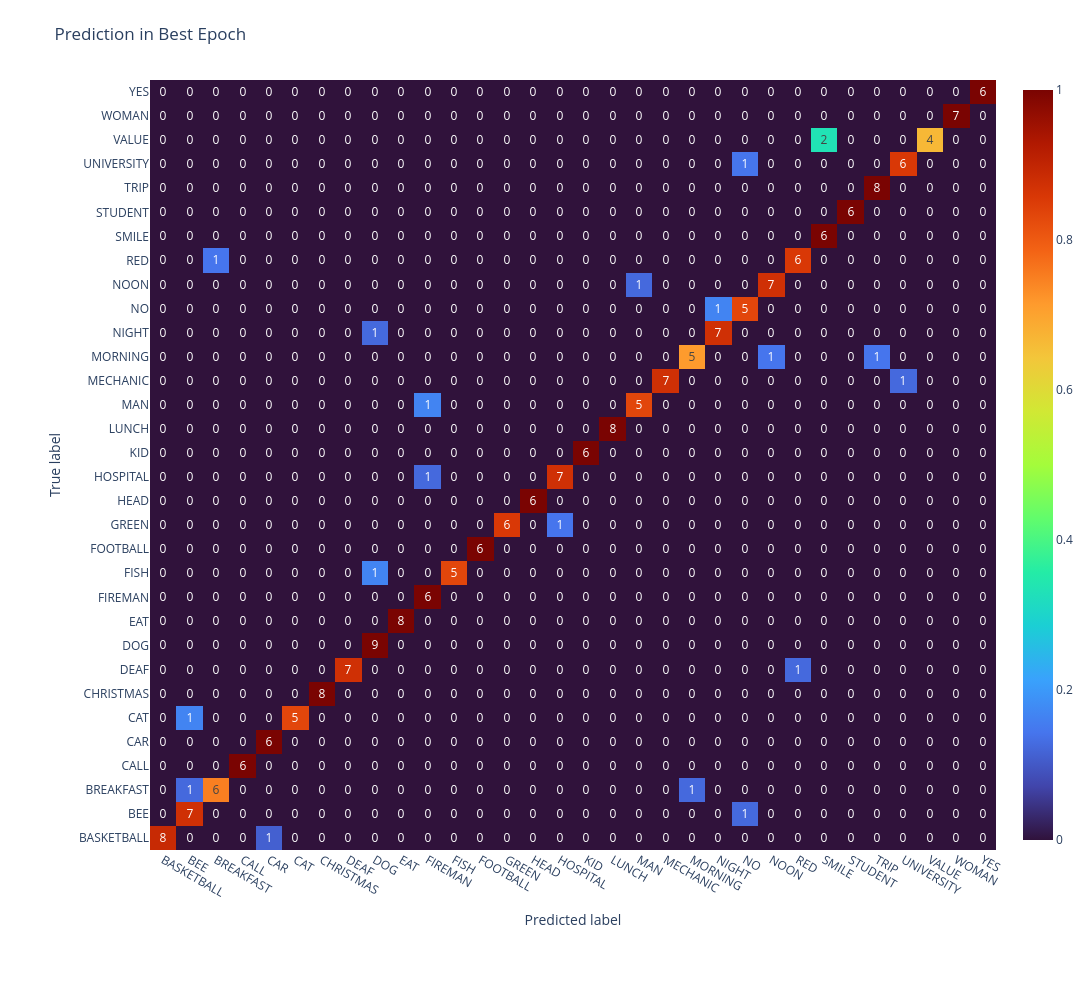

The notebook cell this image was saved under:
### Code cell
y_true = logs["best_labels"]
y_pred = logs["best_prediction"]

labels_names = val["id_to_label"]
labels_ids = np.arange(len(labels_names))

cm = confusion_matrix(y_true, y_pred, labels=labels_ids)
cm_norm = cm / cm.sum(axis=1, keepdims=True)

fig = go.Figure(data=go.Heatmap(
    z = cm_norm,
    zmin = 0,
    zmax = 1,
    x = labels_names,
    y = labels_names,
    colorscale="turbo",
    text=cm,
    texttemplate="%{text}",
    hovertemplate="True: %{y}<br>Pred: %{x}<extra></extra>"
))

fig.update_layout(
    title="Prediction in Best Epoch",
    xaxis_title="Predicted label",
    yaxis_title="True label",
    width=1200,
    height=1000,
    margin=dict(l=150, r=50, t=80, b=150)
)

fig.show()

### Figure 1 — Plotly figure (JSON) as saved in the notebook; plotly's stock layout.template omitted (floating-point values rounded to 4 significant figures; data arrays with more than 128 entries replaced by an {"elided": "..."} marker saying what was removed)
{"data": [{"colorscale": [[0, "#30123b"], [0.07143, "#4145ab"], [0.1429, "#4675ed"], [0.2143, "#39a2fc"], [0.2857, "#1bcfd4"], [0.3571, "#24eca6"], [0.4286, "#61fc6c"], [0.5, "#a4fc3b"], [0.5714, "#d1e834"], [0.6429, "#f3c63a"], [0.7143, "#fe9b2d"], [0.7857, "#f36315"], [0.8571, "#d93806"], [0.9286, "#b11901"], [1, "#7a0402"]], "hovertemplate": "True: %{y}<br>Pred: %{x}<extra></extra>", "text": {"elided": "32x32 int values"}, "texttemplate": "%{text}", "type": "heatmap", "x": ["BASKETBALL", "BEE", "BREAKFAST", "CALL", "CAR", "CAT", "CHRISTMAS", "DEAF", "DOG", "EAT", "FIREMAN", "FISH", "FOOTBALL", "GREEN", "HEAD", "HOSPITAL", "KID", "LUNCH", "MAN", "MECHANIC", "MORNING", "NIGHT", "NO", "NOON", "RED", "SMILE", "STUDENT", "TRIP", "UNIVERSITY", "VALUE", "WOMAN", "YES"], "y": ["BASKETBALL", "BEE", "BREAKFAST", "CALL", "CAR", "CAT", "CHRISTMAS", "DEAF", "DOG", "EAT", "FIREMAN", "FISH", "FOOTBALL", "GREEN", "HEAD", "HOSPITAL", "KID", "LUNCH", "MAN", "MECHANIC", "MORNING", "NIGHT", "NO", "NOON", "RED", "SMILE", "STUDENT", "TRIP", "UNIVERSITY", "VALUE", "WOMAN", "YES"], "z": {"elided": "32x32 float values"}, "zmax": 1, "zmin": 0}], "layout": {"height": 1000, "margin": {"b": 150, "l": 150, "r": 50, "t": 80}, "title": {"text": "Prediction in Best Epoch"}, "width": 1200, "xaxis": {"title": {"text": "Predicted label"}}, "yaxis": {"title": {"text": "True label"}}}}
